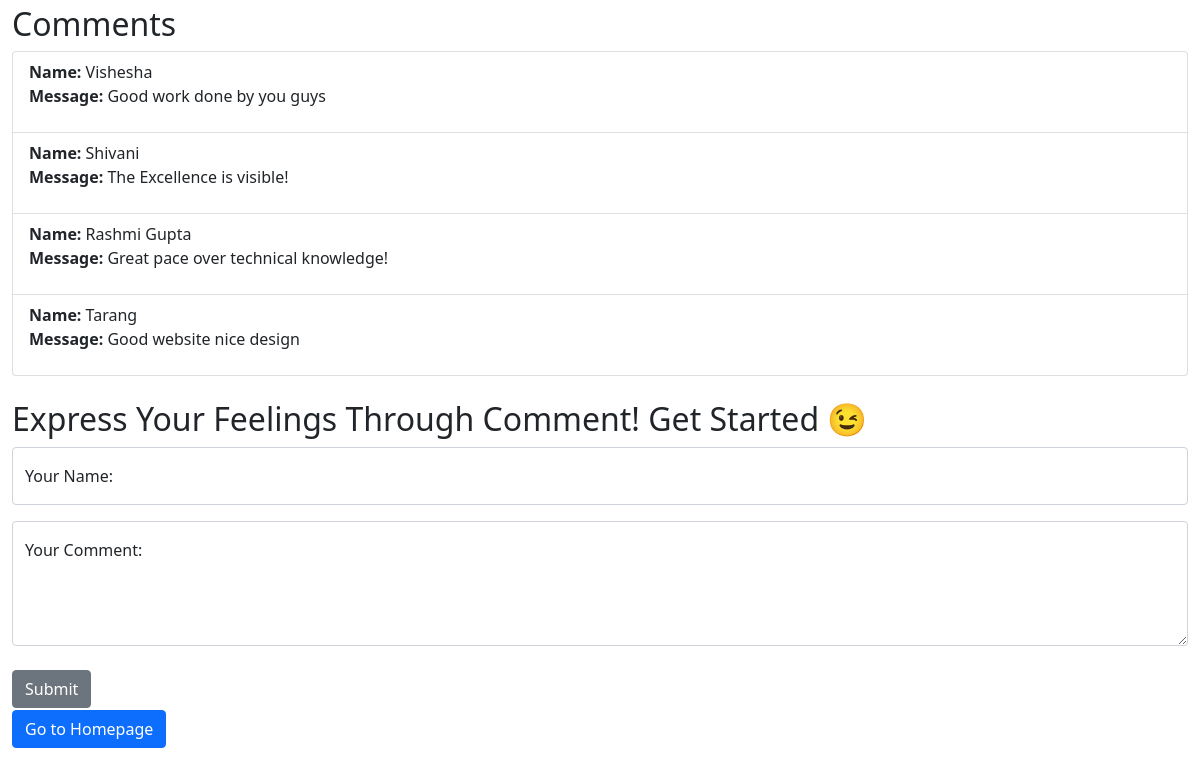
/comment/, run on the app's committed database.
### backendsite/models.py (models this page shows, shortened)
class Messages(models.Model):
    name = models.CharField(max_length=5000)
    comment = models.TextField()

### backendsite/views.py (the view, shortened to what this page needs)
# urls.py: path("comment/", views.comment, name="comment"),
def comment(request):
    context = {'display': 'none', "messages_list": Messages.objects.order_by('id')}
    return render(request, 'comment.html', context)

### templates/comment.html (shortened to what this page needs)
{% load static %}
<!DOCTYPE html>
<html lang="en">
<head>
    <link href="https://cdn.jsdelivr.net/npm/bootstrap@5.0.0-beta3/dist/css/bootstrap.min.css" rel="stylesheet">
</head>
<body style="margin-top: 5px;">
    <div class="container-fluid">
        <h2>Comments</h2>
        <ul class="list-group">{% for message in messages_list %}
            <li class="list-group-item">
                <p style="word-wrap: break-word; "><b>Name: </b>{{message.name}}<br><b>Message: </b>{{message.comment}}</p>
            </li>{% endfor %}</ul>
    </div><br>
    <div class="container-fluid">
        <h2>Express Your Feelings Through Comment! Get Started 😉</h2>
        <form method="POST" action="" autocomplete="off">{% csrf_token %}
            <div class="form-floating mb-3"> <input required name="person" type="text" class="form-control textformatting" id="floatingInput" placeholder="Your Name"> <label for="floatingInput">Your Name: </label></div>
            <div class="form-floating"><textarea required style="height: 125px;" name="comment" class="form-control" placeholder="Leave a comment here" id="floatingTextarea"></textarea><label for="floatingTextarea">Your Comment: </label></div><br> <button type="submit" class="btn btn-secondary">Submit</button></form><a style="margin-top: 2px;" class="btn btn-primary" href="/">Go to Homepage</a>
    </div>
    <br><br><br>
</body>
</html>

### data on the page
Messages: name "Vishesha", comment "Good work done by you guys"
Messages: name "Shivani", comment "The Excellence is visible!"
Messages: name "Rashmi Gupta", comment "Great pace over technical knowledge!"
Messages: name "Tarang", comment "Good website nice design"
